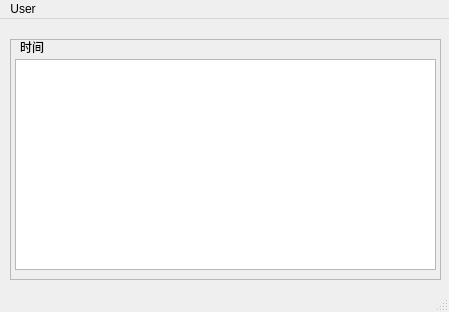
<?xml version="1.0" encoding="UTF-8"?>
<ui version="4.0">
 <class>MainWindow</class>
 <widget class="QMainWindow" name="MainWindow">
  <property name="geometry">
   <rect>
    <x>0</x>
    <y>0</y>
    <width>449</width>
    <height>312</height>
   </rect>
  </property>
  <property name="windowTitle">
   <string>MainWindow</string>
  </property>
  <widget class="QWidget" name="centralWidget">
   <widget class="QFrame" name="frame">
    <property name="geometry">
     <rect>
      <x>10</x>
      <y>20</y>
      <width>431</width>
      <height>241</height>
     </rect>
    </property>
    <property name="frameShape">
     <enum>QFrame::StyledPanel</enum>
    </property>
    <property name="frameShadow">
     <enum>QFrame::Raised</enum>
    </property>
    <widget class="QTableView" name="tableView">
     <property name="geometry">
      <rect>
       <x>5</x>
       <y>20</y>
       <width>421</width>
       <height>211</height>
      </rect>
     </property>
    </widget>
    <widget class="QLabel" name="labelTimeDate">
     <property name="geometry">
      <rect>
       <x>10</x>
       <y>0</y>
       <width>291</width>
       <height>16</height>
      </rect>
     </property>
     <property name="text">
      <string>时间</string>
     </property>
    </widget>
   </widget>
  </widget>
  <widget class="QMenuBar" name="menuBar">
   <property name="geometry">
    <rect>
     <x>0</x>
     <y>0</y>
     <width>449</width>
     <height>22</height>
    </rect>
   </property>
   <widget class="QMenu" name="menuUser">
    <property name="title">
     <string>User</string>
    </property>
   </widget>
   <addaction name="menuUser"/>
  </widget>
  <widget class="QStatusBar" name="statusBar"/>
 </widget>
 <layoutdefault spacing="6" margin="11"/>
 <resources/>
 <connections/>
</ui>
